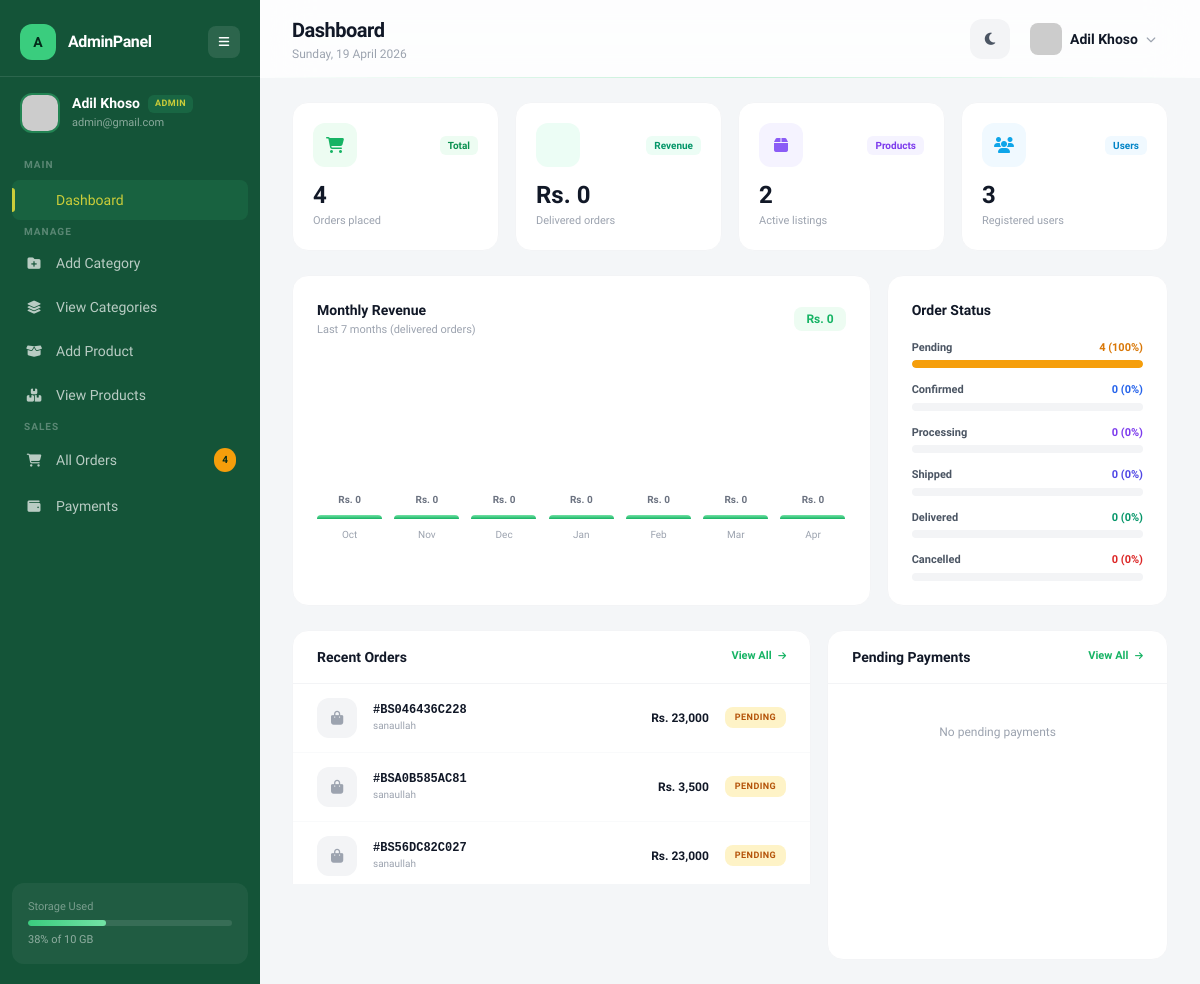
/backend/dashboard.php (signed in), run on the app's committed database.
### tables this page shows
CREATE TABLE `users` (
  `id` int(11) NOT NULL,
  `name` varchar(100) DEFAULT NULL,
  `email` varchar(100) DEFAULT NULL,
  `password` varchar(255) DEFAULT NULL,
  `image` varchar(255) DEFAULT NULL,
  `phone` varchar(20) DEFAULT NULL,
  `address` text DEFAULT NULL,
  `role` enum('user','admin') DEFAULT 'user',
  `created_at` timestamp NOT NULL DEFAULT current_timestamp()
);

CREATE TABLE `orders` (
  `id` int(11) NOT NULL,
  `order_id` varchar(50) NOT NULL,
  `user_id` int(11) NOT NULL,
  `total_amount` decimal(10,2) NOT NULL,
  `shipping_name` varchar(100) NOT NULL,
  `shipping_phone` varchar(20) NOT NULL,
  `shipping_address` text NOT NULL,
  `shipping_city` varchar(100) NOT NULL,
  `payment_method` varchar(50) NOT NULL DEFAULT 'cod',
  `status` enum('pending','confirmed','shipped','delivered','cancelled') NOT NULL DEFAULT 'pending',
  `created_at` timestamp NOT NULL DEFAULT current_timestamp()
);

### backend/dashboard.php (the view, shortened to what the rows shown need)
<?php
include("config/db.php");
 $uid = $_SESSION['user_id'];
 $user_res = mysqli_query($conn, "SELECT name, email, image, role FROM users WHERE id = $uid");
 $user = mysqli_fetch_assoc($user_res);
 $user_name = $user['name'] ?? 'Unknown';
 $user_email = $user['email'] ?? '';
 $user_image = !empty($user['image']) ? 'uploads/' . $user['image'] : 'https://ui-avatars.com/api/?name=' . urlencode($user_name) . '&background=16b364&color=fff&bold=true';
 $user_role = ucfirst($user['role'] ?? 'user');
 $recent_orders = mysqli_query($conn, "SELECT o.*, u.email AS user_email FROM orders o LEFT JOIN users u ON u.id = o.user_id ORDER BY o.created_at DESC LIMIT 6");
?>
<!DOCTYPE html>
<html lang="en">
<head>
<script src="https://cdn.tailwindcss.com"></script>
<link rel="stylesheet" href="https://cdnjs.cloudflare.com/ajax/libs/font-awesome/6.5.0/css/all.min.css">
</head>
<body class="bg-[#f4f6f8] dark:bg-[#0a0f0d] transition-colors duration-500 min-h-screen">
<aside id="sidebar" class="sidebar-glass fixed left-0 top-0 h-full w-[260px] text-white z-50 transition-all duration-300 flex flex-col">
  <div class="px-5 py-4 flex items-center gap-3 border-t border-white/10">
    <div class="sidebar-text transition-all duration-300">
      <div class="flex items-center gap-2"><p class="text-sm font-semibold leading-tight"><?= htmlspecialchars($user_name) ?></p><span class="role-badge <?= $user_role === 'Admin' ? 'role-admin' : 'role-user' ?>"><?= $user_role ?></span></div>
      <p class="text-[11px] text-white/50 mt-0.5"><?= htmlspecialchars($user_email) ?></p>
    </div>
  </div>
</aside>
<main id="main" class="ml-[260px] min-h-screen transition-all duration-300">
  <header class="topbar-border sticky top-0 z-40 bg-white/80 dark:bg-[#0d1410]/80 backdrop-blur-xl px-8 py-4 flex justify-between items-center">
    <div>
      <h1 class="text-xl font-bold text-gray-900 dark:text-white tracking-tight">Dashboard</h1>
    </div>
    <div class="flex items-center gap-3">
      <div class="relative">
        <button onclick="toggleMenu()" class="flex items-center gap-2 pl-2 pr-3 py-1.5 rounded-xl hover:bg-gray-100 dark:hover:bg-white/5 transition">
          <img src="<?= $user_image ?>" class="w-8 h-8 rounded-lg object-cover" onerror="this.src='https://ui-avatars.com/api/?name=<?= urlencode($user_name) ?>&background=16b364&color=fff&bold=true'">
          <span class="hidden sm:block text-sm font-semibold text-gray-900 dark:text-white"><?= htmlspecialchars($user_name) ?></span>
          <i class="fa-solid fa-chevron-down text-[10px] text-gray-400"></i>
        </button>
      </div>
    </div>
  </header>
  <div class="px-8 py-6">
    <div class="grid grid-cols-1 lg:grid-cols-3 gap-4 mb-6">
      <div class="fade-up lg:col-span-2 bg-white dark:bg-[#131a16] rounded-2xl border border-gray-100 dark:border-white/5 p-6" style="animation-delay:.25s">
        <div class="flex items-center justify-between mb-6">
          <div>
            <h2 class="text-sm font-bold text-gray-900 dark:text-white">Monthly Revenue</h2>
          </div>
        </div>
      </div>
      <div class="fade-up bg-white dark:bg-[#131a16] rounded-2xl border border-gray-100 dark:border-white/5 p-6" style="animation-delay:.3s">
        <h2 class="text-sm font-bold text-gray-900 dark:text-white mb-5">Order Status</h2>
      </div>
    </div>
    <div class="grid grid-cols-1 lg:grid-cols-5 gap-4">
      <div class="fade-up lg:col-span-3 bg-white dark:bg-[#131a16] rounded-2xl border border-gray-100 dark:border-white/5 overflow-hidden" style="animation-delay:.35s">
        <div class="flex items-center justify-between px-6 py-4 border-b border-gray-100 dark:border-white/5">
          <h2 class="text-sm font-bold text-gray-900 dark:text-white">Recent Orders</h2>
        </div>
        <div class="divide-y divide-gray-50 dark:divide-white/[0.03]">
          <?php if (mysqli_num_rows($recent_orders) > 0): ?>
            <?php while ($ro = mysqli_fetch_assoc($recent_orders)):
              $soc = ['pending'=>'bg-amber-100 text-amber-700 dark:bg-amber-900/20 dark:text-amber-400','confirmed'=>'bg-blue-100 text-blue-700 dark:bg-blue-900/20 dark:text-blue-400','processing'=>'bg-violet-100 text-violet-700 dark:bg-violet-900/20 dark:text-violet-400','shipped'=>'bg-indigo-100 text-indigo-700 dark:bg-indigo-900/20 dark:text-indigo-400','delivered'=>'bg-emerald-100 text-emerald-700 dark:bg-emerald-900/20 dark:text-emerald-400','cancelled'=>'bg-red-100 text-red-700 dark:bg-red-900/20 dark:text-red-400'];
            ?>
            <a href="detail.php?id=<?= $ro['id'] ?>" class="flex items-center gap-4 px-6 py-3.5 hover:bg-gray-50/50 dark:hover:bg-white/[0.02] transition">
              <div class="w-10 h-10 rounded-xl bg-gray-100 dark:bg-white/5 flex items-center justify-center shrink-0">
                <i class="fa-solid fa-bag-shopping text-gray-400 text-sm"></i>
              </div>
              <div class="flex-1 min-w-0">
                <p class="text-xs font-bold text-gray-900 dark:text-white font-mono">#<?= htmlspecialchars($ro['order_id']) ?></p>
                <p class="text-[10px] text-gray-400 truncate"><?= htmlspecialchars($ro['shipping_name']) ?></p>
              </div>
              <p class="text-xs font-bold text-gray-900 dark:text-white shrink-0">Rs. <?= number_format($ro['total_amount'], 0) ?></p>
              <span class="text-[9px] font-bold uppercase tracking-wider px-2.5 py-1 rounded-lg shrink-0 <?= $soc[$ro['status']] ?? 'bg-gray-100 text-gray-600' ?>"><?= ucfirst($ro['status']) ?></span>
            </a>
            <?php endwhile; ?>
          <?php else: ?>
            <div class="text-center py-10"><p class="text-xs text-gray-400">No orders yet</p></div>
          <?php endif; ?>
        </div>
      </div>
      <div class="fade-up lg:col-span-2 bg-white dark:bg-[#131a16] rounded-2xl border border-gray-100 dark:border-white/5 overflow-hidden" style="animation-delay:.4s">
        <div class="flex items-center justify-between px-6 py-4 border-b border-gray-100 dark:border-white/5">
          <h2 class="text-sm font-bold text-gray-900 dark:text-white">Pending Payments</h2>
        </div>
      </div>
    </div>
  </div>
</main>
</body>
</html>

### data on the page
users: name "Adil Khoso", role "ADMIN", email "admin@gmail.com"
orders: order "BS046436C228", shipping_name "sanaullah", total_amount "23,000", status "PENDING"
orders: order "BSA0B585AC81", shipping_name "sanaullah", total_amount "3,500", status "PENDING"
orders: order "BS56DC82C027", shipping_name "sanaullah", total_amount "23,000", status "PENDING"

### other printed values
$pending_count "4"
$total_orders "4"
$total_revenue "0"
$total_products "2"
$total_users "3"
explode(' ', $m['label'])[0] "Oct"
explode(' ', $m['label'])[0] "Nov"
explode(' ', $m['label'])[0] "Dec"
explode(' ', $m['label'])[0] "Jan"
explode(' ', $m['label'])[0] "Feb"
explode(' ', $m['label'])[0] "Mar"
explode(' ', $m['label'])[0] "Apr"
$s "Pending"
$status_counts[$s] "4"
$pct "100"
